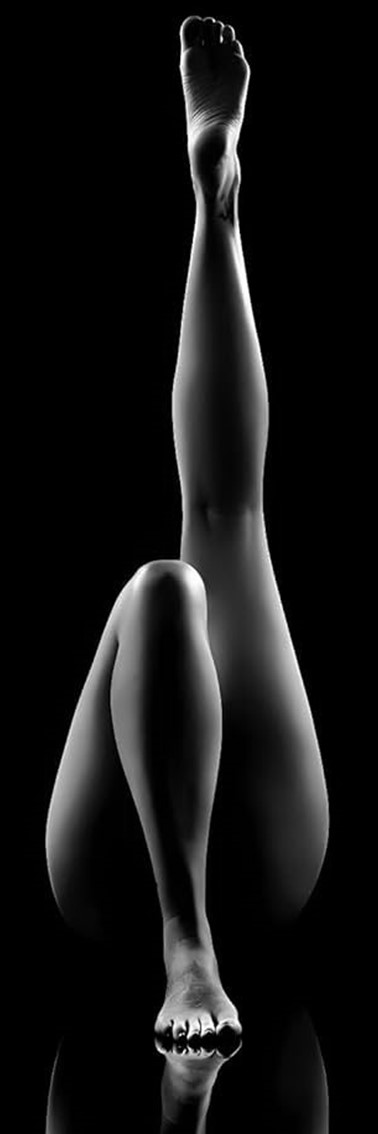
#> input picture imagers/art/Slide1.JPG, 378 x 1134 px, given in place of , which was not available
$ python recorder.py
#> lines starting #> are read from the running program, lines starting #| are printed output that depends on the picture
import cv2
import numpy as np
import datetime
import os
import sys

SAVE_DIR = os.path.expanduser("~/MagicMirror/modules/webcam/recordings")
os.makedirs(SAVE_DIR, exist_ok=True)

STREAM_URL = "http://192.168.68.101:8085/?action=stream"
cap = cv2.VideoCapture(STREAM_URL)

avg_frame = None
out = None
recording = False
frames_after_motion = 0
MAX_IDLE_FRAMES = 90  # ~3 secunde la 30 FPS

FRAME_WIDTH = 640
FRAME_HEIGHT = 360
FPS = 25.0
MIN_AREA = 4000

try:
    while True:
        ret, frame = cap.read()
#> frame is the input picture: shape (1134, 378, 3); min 0, max 255, mean 20
        if not ret or frame is None:
            continue

        gray = cv2.cvtColor(frame, cv2.COLOR_BGR2GRAY)
        gray = cv2.GaussianBlur(gray, (31, 31), 0)
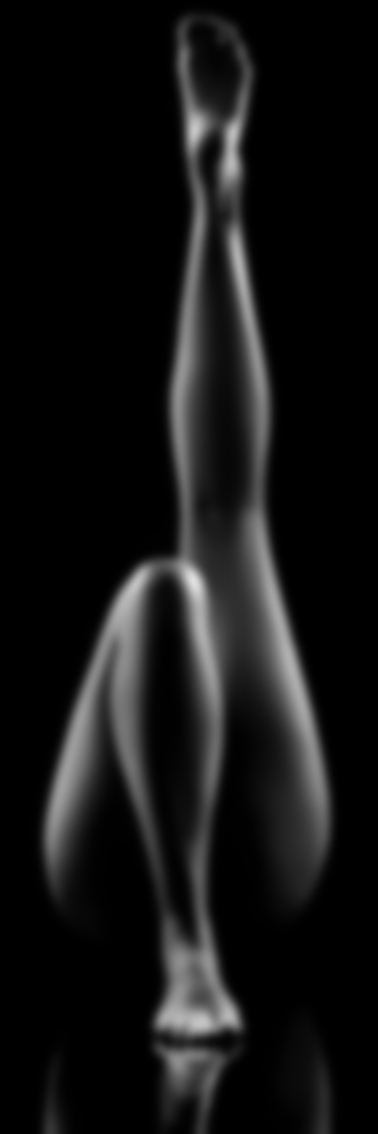
#> gray: shape (1134, 378); min 0, max 223, mean 20

        if avg_frame is None:
            avg_frame = gray.astype("float")
            continue

        cv2.accumulateWeighted(gray, avg_frame, 0.05)
        frame_delta = cv2.absdiff(gray, cv2.convertScaleAbs(avg_frame))

        thresh = cv2.threshold(frame_delta, 25, 255, cv2.THRESH_BINARY)[1]
        thresh = cv2.dilate(thresh, None, iterations=2)

        contours, _ = cv2.findContours(thresh.copy(), cv2.RETR_EXTERNAL, cv2.CHAIN_APPROX_SIMPLE)
        motion_detected = any(cv2.contourArea(c) > MIN_AREA for c in contours)

        if motion_detected:
            frames_after_motion = MAX_IDLE_FRAMES
            if not recording:
                recording = True
                timestamp = datetime.datetime.now().strftime("%Y%m%d_%H%M%S")
                filename = os.path.join(SAVE_DIR, f"motion_{timestamp}.mp4")
                fourcc = cv2.VideoWriter_fourcc(*'mp4v')

                out = cv2.VideoWriter(filename, fourcc, FPS, (FRAME_WIDTH, FRAME_HEIGHT))
                print("MOTION_STARTED", flush=True)

        if recording:
            out.write(frame)
            if not motion_detected:
                frames_after_motion -= 1
                if frames_after_motion <= 0:
                    recording = False
                    out.release()
                    out = None
                    print("MOTION_STOPPED", flush=True)

except KeyboardInterrupt:
    pass
finally:
    if out:
        out.release()
    cap.release()

$ run again, on imagers/art/Slide2.JPG
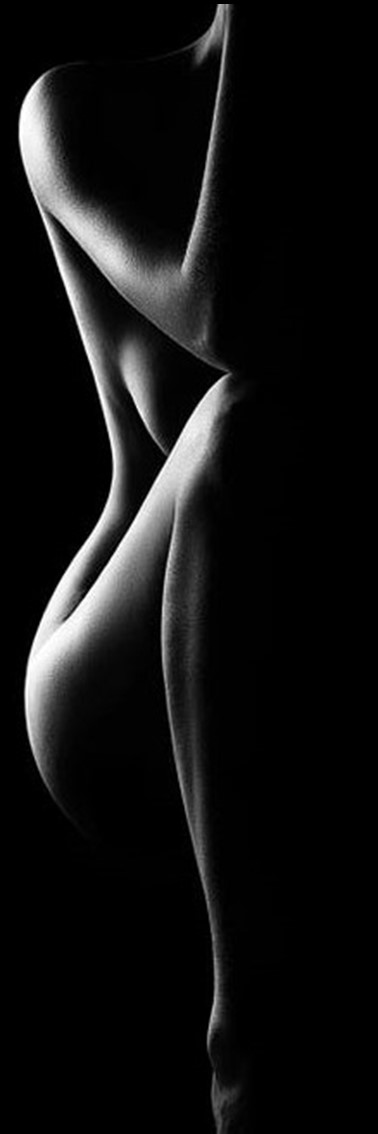
#> input picture imagers/art/Slide2.JPG, 378 x 1134 px, given in place of , which was not available
#> frame is the input picture: shape (1134, 378, 3); min 0, max 255, mean 18.4
#> `gray = cv2.GaussianBlur(gray, (31, 31), 0)`:
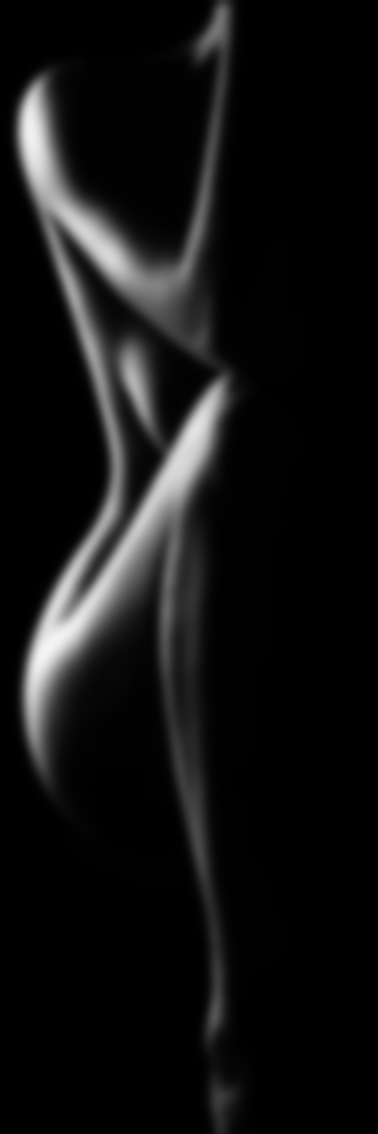
#> gray: shape (1134, 378); min 0, max 245, mean 18.3

$ run again, on imagers/art/Slide3.JPG
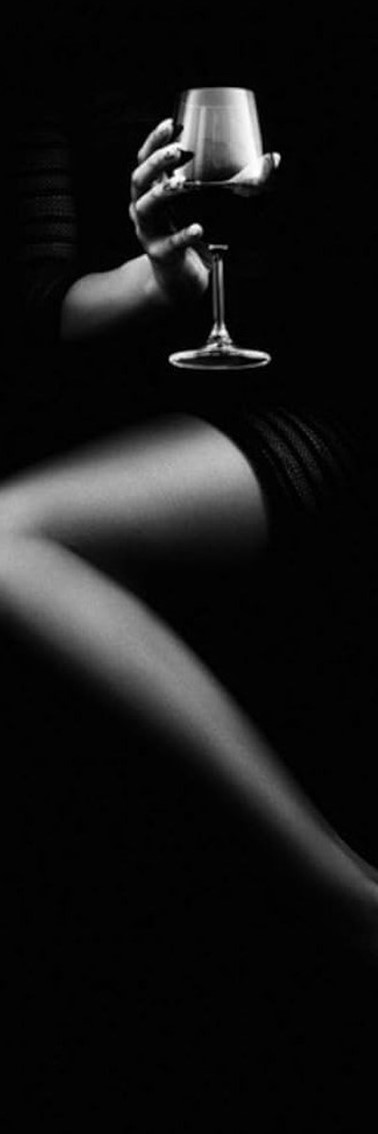
#> input picture imagers/art/Slide3.JPG, 378 x 1134 px, given in place of , which was not available
#> frame is the input picture: shape (1134, 378, 3); min 0, max 255, mean 22.6
#> `gray = cv2.GaussianBlur(gray, (31, 31), 0)`:
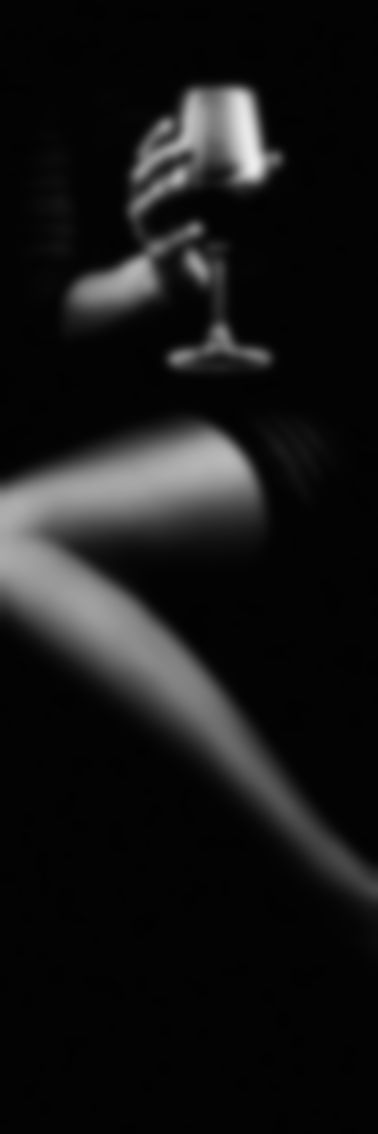
#> gray: shape (1134, 378); min 1, max 237, mean 22.6

$ run again, on imagers/art/Slide4.JPG
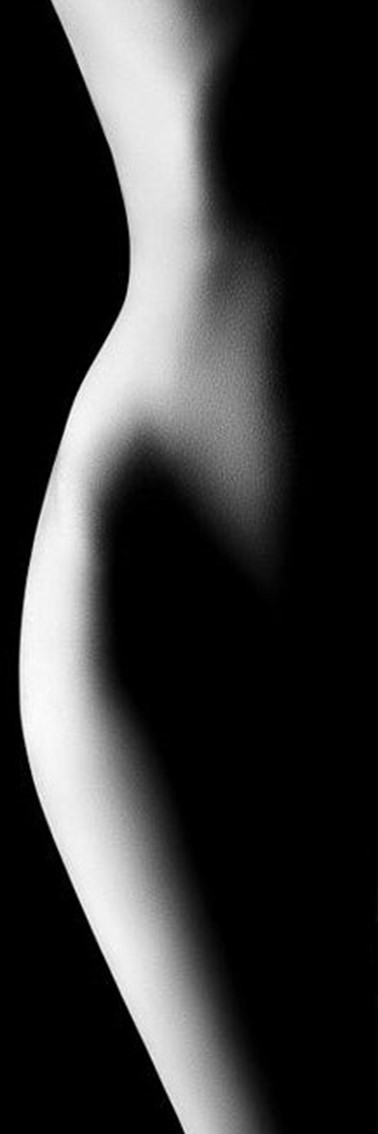
#> input picture imagers/art/Slide4.JPG, 378 x 1134 px, given in place of , which was not available
#> frame is the input picture: shape (1134, 378, 3); mean B, G, R 54.4, 54.4, 54.4
#> `gray = cv2.GaussianBlur(gray, (31, 31), 0)`:
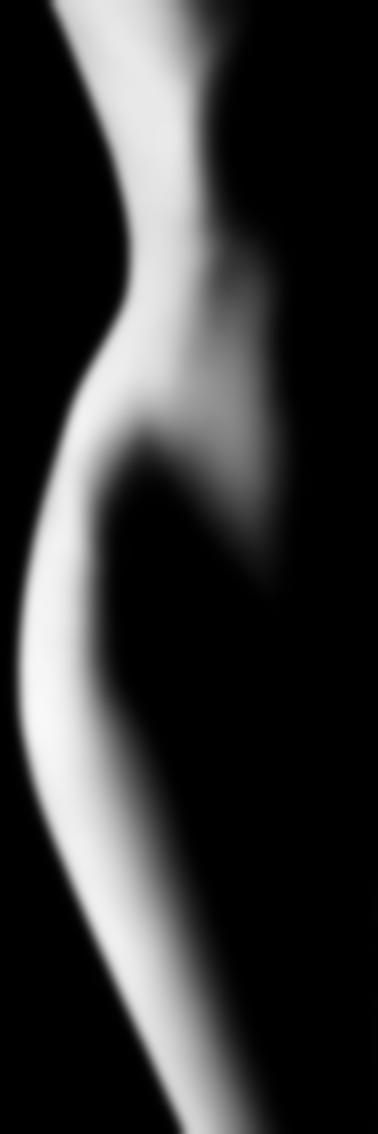
#> gray: shape (1134, 378); min 0, max 248, mean 54.3
